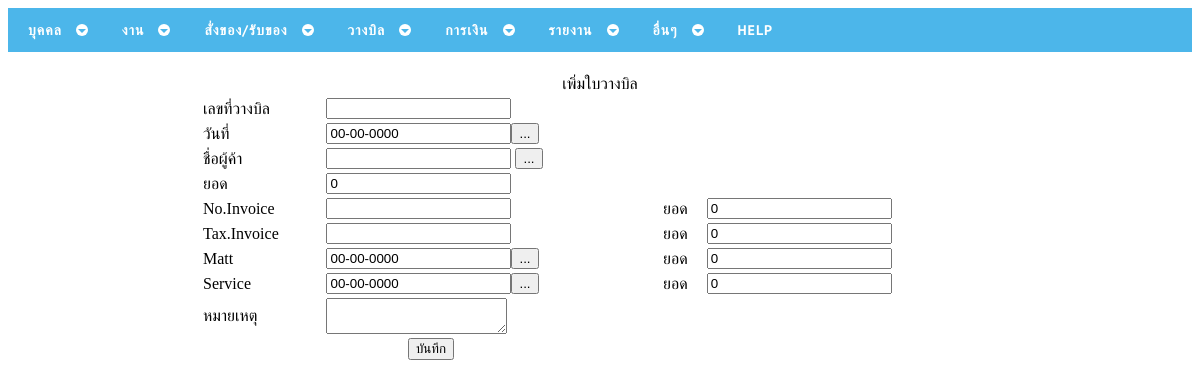
/poupdate2.php, run on an earlier commit of the app's database.
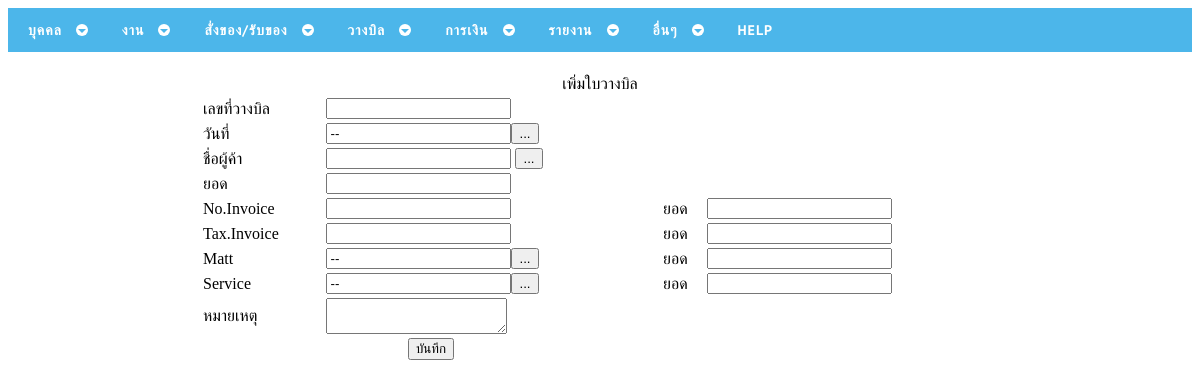
And on a later commit of the database.
### tables this page shows
CREATE TABLE `po` (
  `poID` varchar(10) NOT NULL,
  `poDate` date NOT NULL,
  `PartnersID` varchar(13) NOT NULL,
  `po` decimal(5,2) NOT NULL,
  `NoIn` varchar(15) NOT NULL,
  `NoInNum` decimal(5,2) NOT NULL,
  `TaxIn` varchar(15) NOT NULL,
  `TaxInNum` decimal(5,2) NOT NULL,
  `Matt` decimal(5,2) NOT NULL,
  `Service` decimal(5,2) NOT NULL,
  `poNote` varchar(50) NOT NULL,
  `project` varchar(30) NOT NULL
);

### poupdate2.php (the view, shortened to what this page needs)
<?php
$poID = $_GET['poID'];
$poSelect = mysql_query("SELECT * FROM  po Where poID = '".$poID."'") or die (mysql_error());
$poResult = mysql_fetch_array($poSelect);
$date = explode("-",$poResult['poDate']);
$year = $date['2'];
$month = $date['1'];
$day = $date['0'];
$poDate = $year . "-" . $month . "-" . $day ;
$date1 = explode("-",$poResult['MattDate']);
$year1 = $date1['2'];
$month1 = $date1['1'];
$day1 = $date1['0'];
$MattDate = $year1 . "-" . $month1 . "-" . $day1 ;
$date2 = explode("-",$poResult['ServiceDate']);
$year2 = $date2['2'];
$month2 = $date2['1'];
$day2 = $date2['0'];
$ServiceDate = $year2 . "-" . $month2 . "-" . $day2 ;
?>
<!DOCTYPE html PUBLIC "-//W3C//DTD XHTML 1.0 Transitional//EN" "http://www.w3.org/TR/xhtml1/DTD/xhtml1-transitional.dtd">
<html xmlns="http://www.w3.org/1999/xhtml">
<head>
<?php
include("cssmenu/head.php");
include("include/calenda.php");
?>
</head>
<body>
<?php include("cssmenu/menu.php"); ?>
<table width="100%" border="0" bordercolor="#0000FF" style="border-collapse:collapse;">
  <tr>
  	<td>&nbsp;</td>
  </tr>
  <tr>
  	<td></td>
  </tr>
  <tr>
    <td><div align="center">เพิ่มใบวางบิล</div></td>
  </tr>
  <tr>
    <td><div align="center">
      <table width="800" border="0">
	  	<form id="form1" name="form1" method="post" action="poupdate1.php">
        <tr>
          <td>เลขที่วางบิล</td>
          <td colspan="3"><input type="text" name="txtpoID" value="<?php echo $poResult['poID'];?>" /></td>
        </tr>
        <tr>
          <td>วันที่</td>
          <td colspan="3"><input name="dateInput" type="text" id="dateInput" value="<?php echo $poDate;?>" >
          <?php  include ("include/calendaScript.php"); ?></td>
        </tr>
        <tr>
          <td>ชื่อผู้ค้า</td>
          <td colspan="3"><input type="hidden" name="txtPartnersID" id="txtPartnersID" readonly="readonly" value="<?php echo $poResult['PartnersID'];?>" />
          <?php
          	$partnersSelect = mysql_query("SELECT * FROM  partners Where PartnersID = '".$poResult['PartnersID']."'") or die (mysql_error());
			$partnersResult = mysql_fetch_array($partnersSelect);
          ?>
              <input type="text" name="txtPartnersName" id="txtPartnersName" readonly="readonly" value="<?php echo $partnersResult['PartnersName'];?>" />
              <INPUT TYPE="BUTTON" NAME="btnPopup_1"  ID="btnPopup_0" VALUE="..." OnClick="OpenPopup3()"></td>
        </tr>
        <tr>
          <td>ยอด</td>
          <td colspan="3"><input type="text" name="txtPo" id="txtPo" value="<?php echo $poResult['po'];?>" /></td>
        </tr>
          <td>No.Invoice</td>
          <td><input type="text" name="txtNoIn" id="txtNoIn" value="<?php echo $poResult['NoIn'];?>"  /></td>
          <td>ยอด</td>
          <td><input type="text" name="txtNoInNum" id="txtNoInNum" value="<?php echo $poResult['NoInNum'];?>"  /></td>
        </tr>
		    <tr>
          <td>Tax.Invoice</td>
          <td><input type="text" name="txtTaxIn" id="txtTaxIn" value="<?php echo $poResult['TaxIn'];?>" /></td>
          <td>ยอด</td>
          <td><input type="text" name="txtTaxInNum" id="txtTaxInNum" value="<?php echo $poResult['TaxInNum'];?>" /></td>
        </tr>
          <td>Matt</td>
          <td><input name="dateInput2" type="text" id="dateInput2" value="<?php echo $MattDate;?>" readonly="readonly" >
          		<?php  include ("include/calendaScript.php"); ?></td>
          <td>ยอด</td>
          <td><input type="text" name="txtMatt" id="txtMatt" value="<?php echo $poResult['Matt'];?>"  /></td>
		    <tr>
          <td>Service</td>
          <td><input name="dateInput3" type="text" id="dateInput3" value="<?php echo $ServiceDate;?>" readonly="readonly" >
          <?php  include ("include/calendaScript.php"); ?></td>
          <td>ยอด</td>
          <td><input type="text" name="txtService" id="txtService" value="<?php echo $poResult['Service'];?>"  /></td>
        </tr>
        <tr>
          <td>หมายเหตุ</td>
          <td><textarea name="txtpoNote"><?php echo $poResult['poNote'];?></textarea></td>
		    </tr>
		<tr>
			<td colspan="2"><div align="center"><input type="submit" name="Submit" value="บันทึก" /></div></td>
		</tr>
      </table>
  <tr>
    <td>&nbsp;</td>
  </tr>
</body>
</html>

What changed in the data, as far as the page shows it:
removed po: dateInput "00-00-0000", txtPo "0", txtNoInNum "0", txtTaxInNum "0", dateInput2 "00-00-0000", txtMatt "0", dateInput3 "00-00-0000", txtService "0"
Also different on the page:
form field dateInput: (not shown) → "--"
form field dateInput2: (not shown) → "--"
form field dateInput3: (not shown) → "--"
